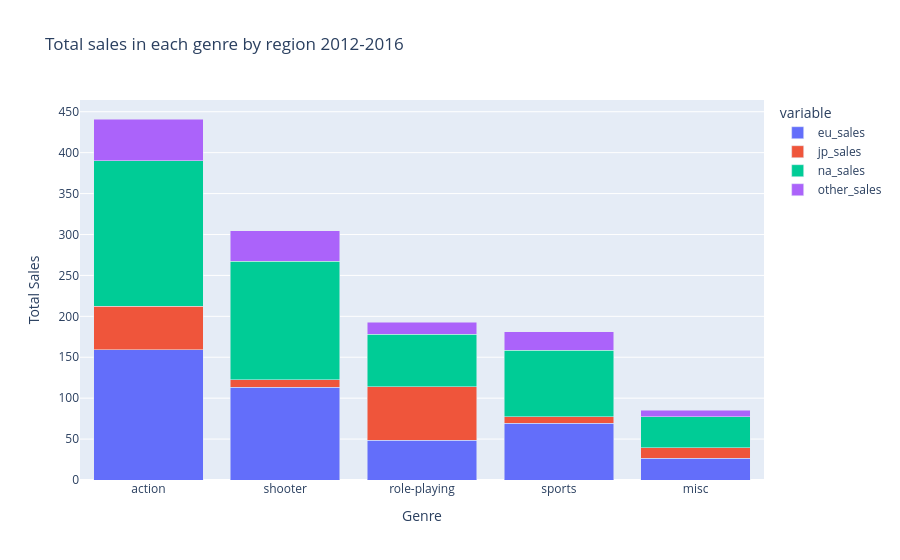

Notebook code cell kept with this figure:
### Code cell
#Greafico de barras de ventas de genero en cada region
fig = px.bar(top_plat_genre, x="genre", y=['eu_sales','jp_sales', 'na_sales','other_sales'], barmode='group',
             title='Total sales in each genre by region 2012-2016',
            labels=dict(value='Total Sales', genre='Genre'),
             height=500)

fig.update_layout(barmode='stack')
fig.show()

### Figure 1 — Plotly figure (JSON) as saved in the notebook; plotly's stock layout.template omitted (floating-point values rounded to 4 significant figures)
{"data": [{"alignmentgroup": "True", "hovertemplate": "variable=eu_sales<br>Genre=%{x}<br>Total Sales=%{y}<extra></extra>", "legendgroup": "eu_sales", "marker": {"color": "#636efa", "pattern": {"shape": ""}}, "name": "eu_sales", "offsetgroup": "eu_sales", "orientation": "v", "showlegend": true, "textposition": "auto", "type": "bar", "x": ["action", "shooter", "role-playing", "sports", "misc"], "xaxis": "x", "y": [159.3, 113.5, 48.53, 69.09, 26.32], "yaxis": "y"}, {"alignmentgroup": "True", "hovertemplate": "variable=jp_sales<br>Genre=%{x}<br>Total Sales=%{y}<extra></extra>", "legendgroup": "jp_sales", "marker": {"color": "#EF553B", "pattern": {"shape": ""}}, "name": "jp_sales", "offsetgroup": "jp_sales", "orientation": "v", "showlegend": true, "textposition": "auto", "type": "bar", "x": ["action", "shooter", "role-playing", "sports", "misc"], "xaxis": "x", "y": [52.8, 9.23, 65.44, 8.01, 12.86], "yaxis": "y"}, {"alignmentgroup": "True", "hovertemplate": "variable=na_sales<br>Genre=%{x}<br>Total Sales=%{y}<extra></extra>", "legendgroup": "na_sales", "marker": {"color": "#00cc96", "pattern": {"shape": ""}}, "name": "na_sales", "offsetgroup": "na_sales", "orientation": "v", "showlegend": true, "textposition": "auto", "type": "bar", "x": ["action", "shooter", "role-playing", "sports", "misc"], "xaxis": "x", "y": [177.8, 144.8, 64, 81.53, 38.19], "yaxis": "y"}, {"alignmentgroup": "True", "hovertemplate": "variable=other_sales<br>Genre=%{x}<br>Total Sales=%{y}<extra></extra>", "legendgroup": "other_sales", "marker": {"color": "#ab63fa", "pattern": {"shape": ""}}, "name": "other_sales", "offsetgroup": "other_sales", "orientation": "v", "showlegend": true, "textposition": "auto", "type": "bar", "x": ["action", "shooter", "role-playing", "sports", "misc"], "xaxis": "x", "y": [51.14, 37.26, 14.83, 22.44, 7.67], "yaxis": "y"}], "layout": {"autosize": true, "barmode": "stack", "legend": {"title": {"text": "variable"}, "tracegroupgap": 0}, "title": {"text": "Total sales in each genre by region 2012-2016"}, "xaxis": {"anchor": "y", "autorange": true, "domain": [0, 1], "range": [-0.5, 4.5], "title": {"text": "Genre"}, "type": "category"}, "yaxis": {"anchor": "x", "autorange": true, "domain": [0, 1], "range": [0, 464.3], "title": {"text": "Total Sales"}, "type": "linear"}}}
